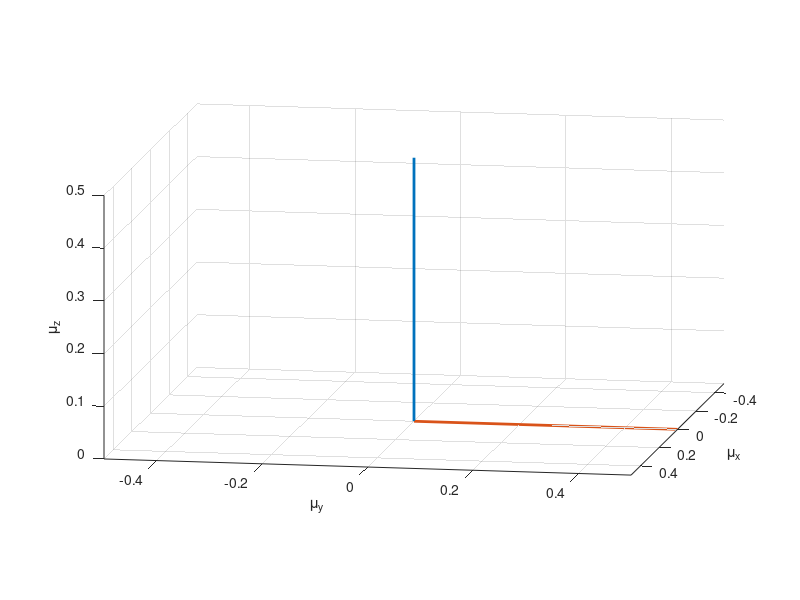

Source code (MATLAB): (Note: this script raises an error after producing the figure.)
clear all
close all
%Q3 parts 1 and 2
mu=0.5;
theta=pi./2;
phi=pi./2;
vecMu = mu*[cos(phi)*sin(theta) sin(phi)*sin(theta) cos(theta)]';
noOfSteps = 1000;

figure;
h1=subplot(1,1,1)
hold on;
axis equal;
view(100, 10);
xlabel('\mu_x');
ylabel('\mu_y');
zlabel('\mu_z');
xlim([-0.5 0.5]);
ylim([-0.5 0.5]);
zlim([0 0.5]);
grid on;




T1=4;
T2=40;
times=linspace(0,T1,noOfSteps);
disp(vecMu)

B0=[0 0 mu];
plot3([0 B0(1)], [0 B0(2)],...
     [0 B0(3)], 'Linestyle', '-', 'LineWidth', 2);
hold on
plot3([0 vecMu(1)], [0 vecMu(2)],...
     [0 vecMu(3)], 'Linestyle', '-', 'LineWidth', 2);
 hold on


for i=0:noOfSteps-1
    phi=pi./30;
    hVecMu = plotSpin3(h1, vecMu);
    
    [vecMu(1),vecMu(2),vecMu(3)]=z_rotation(vecMu(1),vecMu(2),vecMu(3),phi);
    vecMu(1)=exp(-times(i+1)./T2).*vecMu(1);
    vecMu(2)=exp(-times(i+1)./T2).*vecMu(2);
    vecMu(3)=(exp(-times(i+1)./T1).*vecMu(3))+mu.*(1-exp(-times(i+1)./T1));
    
    
    
    
    pause(0.0005);
    
    delete(hVecMu);
    
    plotSpin3(h1, vecMu);
%     
    
    
    mag(i+1)=sqrt(vecMu(1).^2+vecMu(2).^2+vecMu(3).^2);
%     magxy(i+1)=sqrt(vecMu(1).^2+vecMu(2));
end
disp('done')
%%
%Q3 part 3

mu=0.5;
theta=pi./2;
phi=pi./2;
vecMu = mu*[cos(phi)*sin(theta) sin(phi)*sin(theta) cos(theta)]';
noOfSteps = 1000;

figure;
h1=subplot(1,1,1)
hold on;
axis equal;
view(100, 10);
xlabel('\mu_x''');
ylabel('\mu_y''');
zlabel('\mu_z');
xlim([-0.5 0.5]);
ylim([-0.5 0.5]);
zlim([0 0.5]);
grid on;




T1=4;
T2=8;
times=linspace(0,T1./2,noOfSteps);
disp(vecMu)

B0=[0 0 mu];
plot3([0 B0(1)], [0 B0(2)],...
     [0 B0(3)], 'Linestyle', '-', 'LineWidth', 2);
hold on
plot3([0 vecMu(1)], [0 vecMu(2)],...
     [0 vecMu(3)], 'Linestyle', '-', 'LineWidth', 2);
 hold on


for i=0:noOfSteps-1
    phi=pi./30;
    hVecMu = plotSpin3(h1, vecMu);
    
    
    vecMu(1)=exp(-times(i+1)./T2).*vecMu(1);
    vecMu(2)=exp(-times(i+1)./T2).*vecMu(2);
    vecMu(3)=(exp(-times(i+1)./T1).*vecMu(3))+mu.*(1-exp(-times(i+1)./T1));
    
    
    
    
    pause(0.0005);
    
    delete(hVecMu);
    
    plotSpin3(h1, vecMu);
%     
    
    
    mag(i+1)=sqrt(vecMu(1).^2+vecMu(2).^2+vecMu(3).^2);
%     magxy(i+1)=sqrt(vecMu(1).^2+vecMu(2));
end
disp('plot 2 done')
%%
%Question 3 part 4
%Q3 part 3
mu=0.5;
theta=pi./2;
phi=pi./2;
vecMu = mu*[cos(phi)*sin(theta) sin(phi)*sin(theta) cos(theta)]';
noOfSteps = 1000;

figure;
h1=subplot(1,1,1)
hold on;
axis equal;
view(100, 10);
xlabel('\mu_x''');
ylabel('\mu_y''');
zlabel('\mu_z');
xlim([-0.5 0.5]);
ylim([-0.5 0.5]);
zlim([0 0.5]);
grid on;




T1=4;
T2=40;
times=linspace(0,T1,noOfSteps);
disp(vecMu)

B0=[0 0 mu];
plot3([0 B0(1)], [0 B0(2)],...
     [0 B0(3)], 'Linestyle', '-', 'LineWidth', 2);
hold on
plot3([0 vecMu(1)], [0 vecMu(2)],...
     [0 vecMu(3)], 'Linestyle', '-', 'LineWidth', 2);
 hold on


for i=0:noOfSteps-1
    phi=pi./200;
    hVecMu = plotSpin3(h1, vecMu);
    
    [vecMu(1),vecMu(2),vecMu(3)]=z_rotation(vecMu(1),vecMu(2),vecMu(3),phi);
    vecMu(1)=exp(-times(i+1)./T2).*vecMu(1);
    vecMu(2)=exp(-times(i+1)./T2).*vecMu(2);
    vecMu(3)=(exp(-times(i+1)./T1).*vecMu(3))+mu.*(1-exp(-times(i+1)./T1));
    
    
    
    
    pause(0.0005);
    
    delete(hVecMu);
    
    plotSpin3(h1, vecMu);
%     
    
    
    mag(i+1)=sqrt(vecMu(1).^2+vecMu(2).^2+vecMu(3).^2);
%     magxy(i+1)=sqrt(vecMu(1).^2+vecMu(2));
end
disp('plot 3 done')

%%
%Question 3 part 5
%Q3 part 5
mu=0.5;
theta=pi./2;
phi=pi./2;
vecMu = mu*[cos(phi)*sin(theta) sin(phi)*sin(theta) cos(theta)]';
noOfSteps = 1000;

figure;
h1=subplot(1,1,1)
hold on;
axis equal;
view(100, 10);
xlabel('\mu_x''');
ylabel('\mu_y''');
zlabel('\mu_z');
xlim([-0.5 0.5]);
ylim([-0.5 0.5]);
zlim([0 0.5]);
grid on;




T1=4;
T2=40;
times=linspace(0,T1,noOfSteps);
disp(vecMu)

B0=[0 0 mu];
plot3([0 B0(1)], [0 B0(2)],...
     [0 B0(3)], 'Linestyle', '-', 'LineWidth', 2);
hold on
plot3([0 vecMu(1)], [0 vecMu(2)],...
     [0 vecMu(3)], 'Linestyle', '-', 'LineWidth', 2);
 hold on


for i=0:noOfSteps-1
    phi=-pi./200;
    hVecMu = plotSpin3(h1, vecMu);
    
    [vecMu(1),vecMu(2),vecMu(3)]=z_rotation(vecMu(1),vecMu(2),vecMu(3),phi);
    vecMu(1)=exp(-times(i+1)./T2).*vecMu(1);
    vecMu(2)=exp(-times(i+1)./T2).*vecMu(2);
    vecMu(3)=(exp(-times(i+1)./T1).*vecMu(3))+mu.*(1-exp(-times(i+1)./T1));
    
    
    
    
    pause(0.0005);
    
    delete(hVecMu);
    
    plotSpin3(h1, vecMu);
%     
    
    
    mag(i+1)=sqrt(vecMu(1).^2+vecMu(2).^2+vecMu(3).^2);
%     magxy(i+1)=sqrt(vecMu(1).^2+vecMu(2));
end
disp('plot 4 done')
    
    